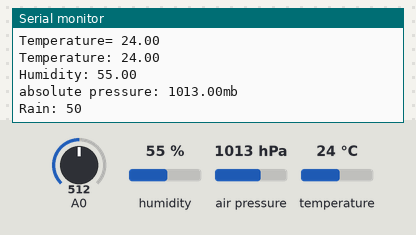
A sketch run on a simulated ESP8266 (NodeMCU). Shown: the last lines printed to the serial monitor. The test bench sets the inputs (shaded band); at power-on: humidity 55 %, air pressure 1013 hPa, A0 = 512, temperature 24 °C. WiFi joins after 1.5 s; servers stay silent unless stated.

Above: at 2.7 s.
2.8 s: humidity set to 22 %
At 2.97 s:
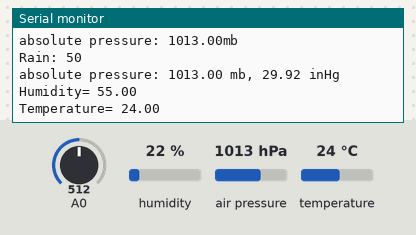
4.5 s: air pressure set to 952 hPa
At 6.0 s:
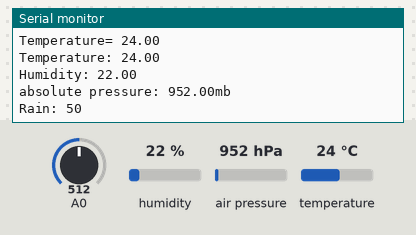
6.2 s: A0 set to 716
At 7.6 s:
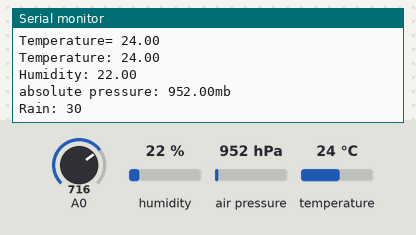
7.9 s: temperature set to 12 °C
At 8.01 s:
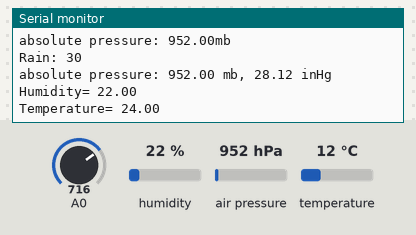
9.6 s: air pressure set to 975 hPa
At 11.1 s:
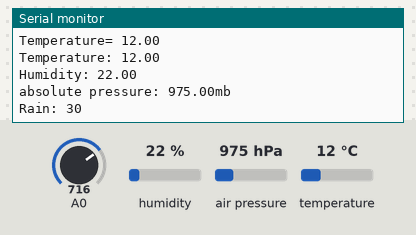
11.3 s: A0 set to 992
At 12.6 s:
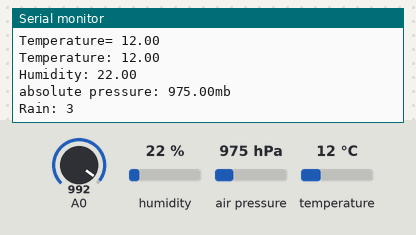
Timing chart, 0 to 14.0 s (numbered marks = the images above; inputs shaded):
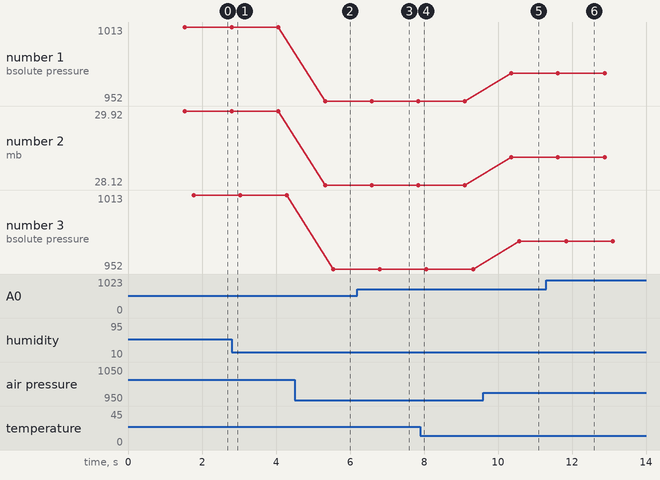

The sketch:

Smart-Weather-Monitoring.ino
```cpp
#include <SFE_BMP180.h>
#include <Wire.h>
#include <ESP8266WiFi.h>
#include "DHT.h"
SFE_BMP180 pressure;
#define DHTpin 2
#define DHTTYPE DHT11
#define ALTITUDE 1655.0
DHT dht(DHTpin,DHTTYPE);
//DHT dht(0, DHT11);
//double T, P;
//char status;
WiFiClient client;
String apiKey = "UBKEDLRTKHEBLK8X";
const char* ssid = "NoInternet";
const char* pass = "Arkai@123.";
const char* server = "api.thingspeak.com";
void setup() {
Serial.begin(9600);
delay(10);
//bmp.begin();
Wire.begin();
dht.begin();
WiFi.begin(ssid, pass);
while (WiFi.status() != WL_CONNECTED) {
delay(500);
Serial.print(".");
}
Serial.println("");
Serial.println("WiFi connected");
if (pressure.begin())
Serial.println("BMP180 init success");
else
{
Serial.println("BMP180 init fail\n\n");
while(1); // Pause forever.
}
}
void loop() {
//BMP180 sensor
char status;
double T,P,p0,a;
status = pressure.startPressure(3);
if (status != 0)
{
// Wait for the measurement to complete:
delay(status);
status = pressure.getPressure(P,T);
if (status != 0)
{
Serial.print("absolute pressure: ");
Serial.print(P,2);
Serial.print(" mb, ");
Serial.print(P*0.0295333727,2);
Serial.println(" inHg");
}
}
/*status = bmp.startTemperature();
Serial.println(status);
if (status != 0) {
delay(status);
status = bmp.getTemperature(T);
status = bmp.startPressure(3);// 0 to 3
if (status != 0) {
delay(status);
status = bmp.getPressure(P, T);
if (status != 0) {
Serial.println(T);
}
}
}*/
//DHT11 sensor
float h = dht.readHumidity();
Serial.print("Humidity= ");
Serial.println(h);
//delay(100);
float t = dht.readTemperature();
Serial.print("Temperature= ");
Serial.println(t);
if (isnan(h) || isnan(t)) {
Serial.println("Failed to read from DHT sensor!");
return;
}
//Rain sensor
int r = analogRead(A0);
r = map(r, 0, 1024, 0, 100);
r = 100-r;
if (client.connect(server, 80)) {
String postStr = apiKey;
postStr += "&field1=";
postStr += String(t);
postStr += "&field2=";
postStr += String(h);
postStr += "&field3=";
postStr += String(P, 2);
postStr += "&field4=";
postStr += String(r);
postStr += "\r\n\r\n\r\n\r\n";
client.print("POST /update HTTP/1.1\n");
client.print("Host: api.thingspeak.com\n");
client.print("Connection: close\n");
client.print("X-THINGSPEAKAPIKEY: " + apiKey + "\n");
client.print("Content-Type: application/x-www-form-urlencoded\n");
client.print("Content-Length: ");
client.print(postStr.length());
client.print("\n\n\n\n");
client.print(postStr);
Serial.print("Temperature: ");
Serial.println(t);
Serial.print("Humidity: ");
Serial.println(h);
Serial.print("absolute pressure: ");
Serial.print(P, 2);
Serial.println("mb");
Serial.print("Rain: ");
Serial.println(r);
}
client.stop();
delay(1000);
}
```

Measured:
- after the input at 4.5 s, the serial monitor: prints a new line after 0.83 s (image 2)
- after the input at 6.2 s, the serial monitor: prints a new line after 0.61 s (image 3)
- after the input at 9.6 s, the serial monitor: prints a new line after 0.76 s (image 5)
- after the input at 11.3 s, the serial monitor: prints a new line after 0.54 s (image 6)
- plotted number 1: 1013 → 952 after the input at 4.5 s, 952 → 975 after the input at 9.6 s
- plotted number 2: 29.92 → 28.12 after the input at 4.5 s, 28.12 → 28.8 after the input at 9.6 s
- plotted number 3: 1013 → 952 after the input at 4.5 s, 952 → 975 after the input at 9.6 s
